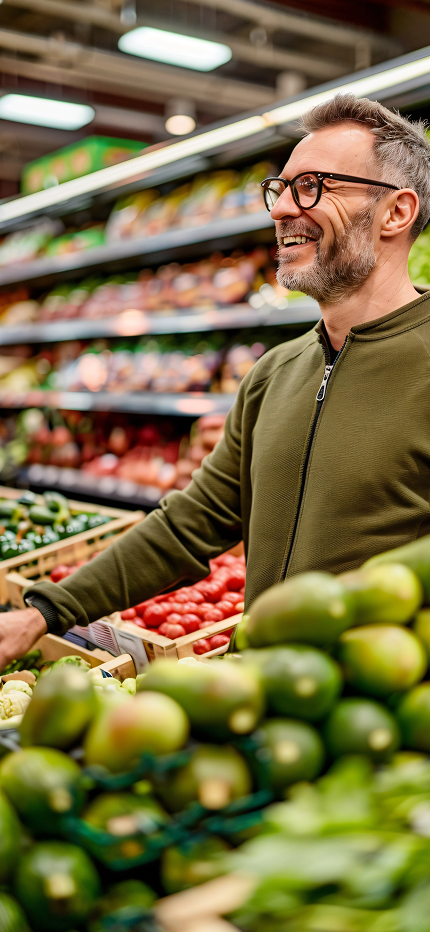
#> input picture goKarts/assets/Man.png, 430 x 932 px, given in place of the camera
$ python imgcontour.py
#> lines starting #> are read from the running program, lines starting #| are printed output that depends on the picture; after the words box and inside, x2 and y2 are one past the last pixel; in counts of white or black regions, pixels touching at a corner belong together
#> further down, frame is the input picture: shape (932, 430, 3); mean B, G, R 69.9, 111.4, 124
import cv2
import numpy as np

def get_salient_bbox(frame):
    # Convert to grayscale
    gray = cv2.cvtColor(frame, cv2.COLOR_BGR2GRAY)
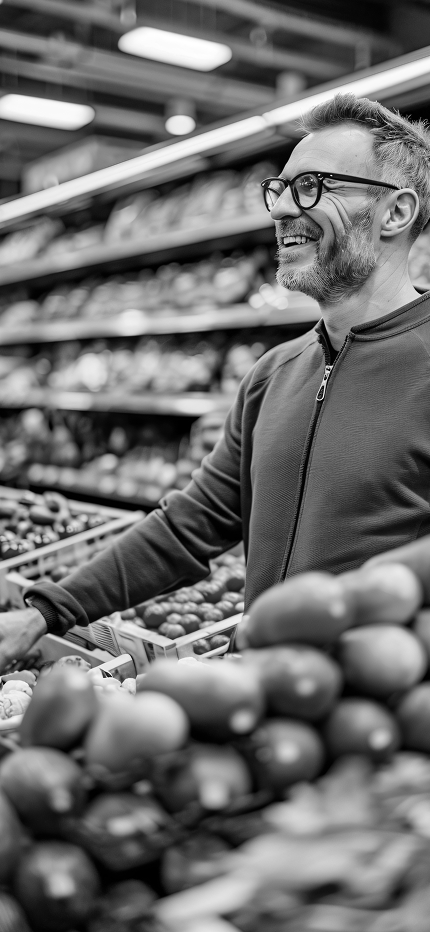
#> gray: shape (932, 430); min 0, max 255, mean 110.4

    # Initialize saliency detector
    saliency = cv2.saliency.StaticSaliencySpectralResidual_create()
    (success, saliencyMap) = saliency.computeSaliency(frame)
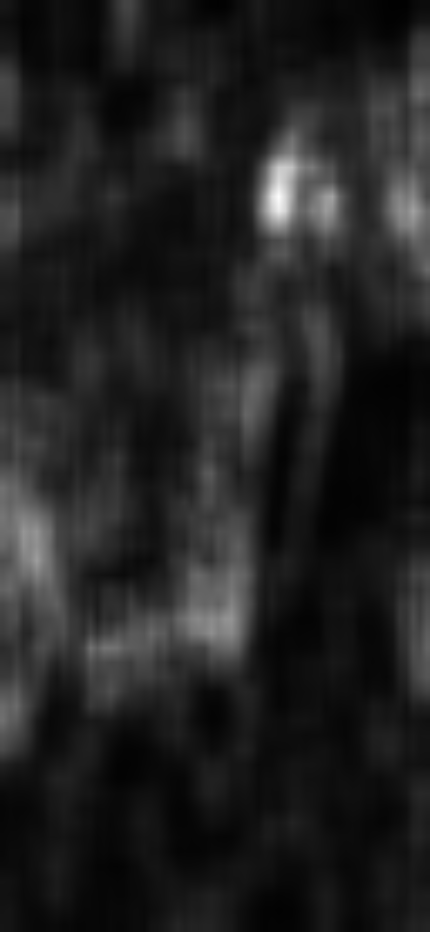
#> saliencyMap: shape (932, 430) float32; min 0.00686, max 0.993, mean 0.133
#> success = True

    # Convert saliency map to binary image
    threshMap = cv2.threshold((saliencyMap * 255).astype("uint8"), 0, 255, cv2.THRESH_BINARY | cv2.THRESH_OTSU)[1]
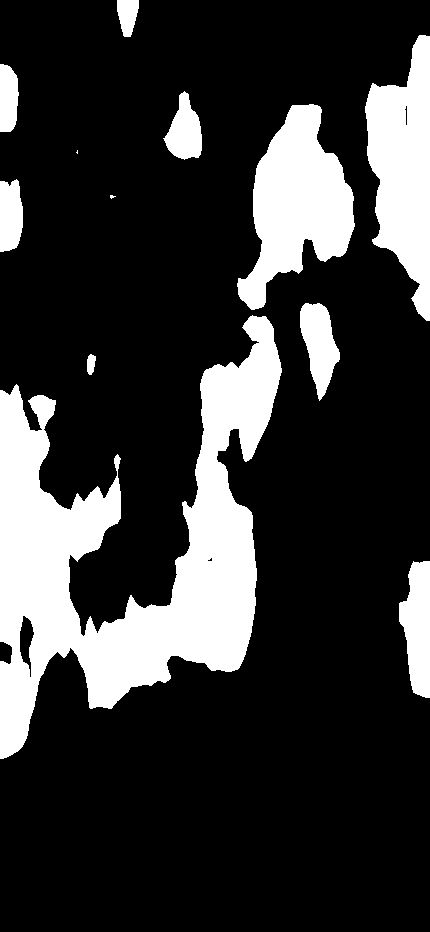
#> threshMap: shape (932, 430); 21.1% white; 12 white regions (2 under 20 px)

    # Find contours
    contours, _ = cv2.findContours(threshMap.copy(), cv2.RETR_EXTERNAL, cv2.CHAIN_APPROX_SIMPLE)
#> contours = 12 contours, 2 with area under 20; largest, box (x1, y1, x2, y2) and area: (0, 315, 282, 759) 48685, (237, 104, 355, 310) 12756, (365, 35, 430, 321) 11464, (399, 561, 430, 698) 2939, (300, 303, 340, 401) 2208

    if not contours:
        return frame

    # Find the largest contour
    largest_contour = max(contours, key=cv2.contourArea)
#> largest_contour = contour of 955 points, box (x1, y1, x2, y2) (0, 315, 282, 759), area 48685

    # Get bounding box
    x, y, w, h = cv2.boundingRect(largest_contour)
#> x = 0; y = 315; w = 282; h = 444

    # Draw bounding box
    output = frame.copy()
    cv2.rectangle(output, (x, y), (x + w, y + h), (0, 255, 0), 2)
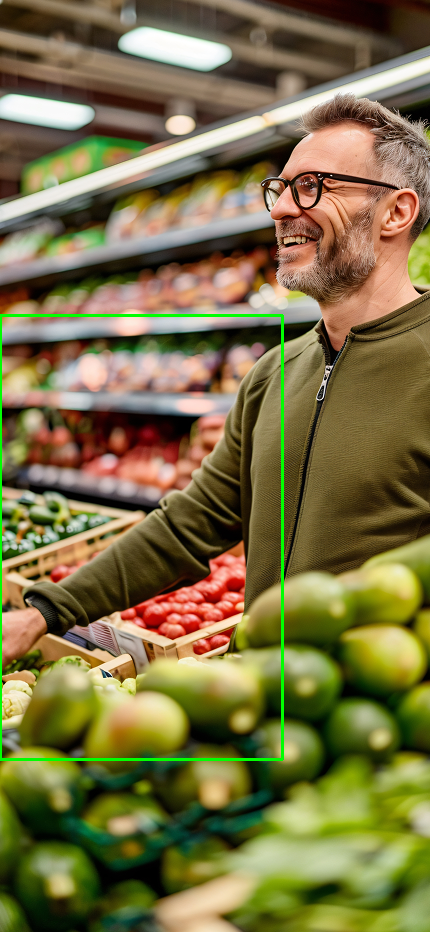
#> output: shape (932, 430, 3); 0.97% of pixels changed, all inside (x1, y1, x2, y2) = (0, 314, 284, 761)

    return output

# Live video test
cap = cv2.VideoCapture(0)

while True:
    ret, frame = cap.read()
    if not ret:
        break

    boxed_frame = get_salient_bbox(frame)
    cv2.imshow("Salient Object Bounding Box", boxed_frame)

    if cv2.waitKey(1) & 0xFF == ord('q'):
#> (key q is pressed here)
        break

cap.release()
cv2.destroyAllWindows()

$ run again, on goKarts/assets/veggies.png
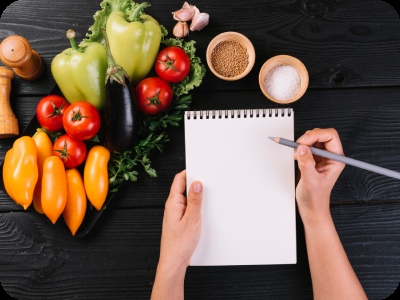
#> input picture goKarts/assets/veggies.png, 400 x 300 px, given in place of the camera
#> frame is the input picture: shape (300, 400, 3); mean B, G, R 73.4, 88.7, 110.1
#> success = True
#> in get_salient_bbox, `threshMap = cv2.threshold((saliencyMap * 255).astype("uint8"), 0, 255,..`:
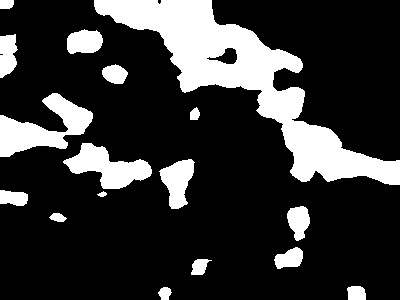
#> threshMap: shape (300, 400); 20.6% white; 17 white regions
#> contours = 17 contours; largest, box (x1, y1, x2, y2) and area: (94, 0, 400, 185) 14576, (0, 93, 93, 157) 2600, (63, 143, 152, 189) 1922, (159, 159, 195, 209) 1006, (67, 29, 103, 54) 668
#> largest_contour = contour of 388 points, box (x1, y1, x2, y2) (94, 0, 400, 185), area 14576
#> x = 94; y = 0; w = 306; h = 185
#> in get_salient_bbox, `cv2.rectangle(output, (x, y), (x + w, y + h), (0, 255, 0), 2)`:
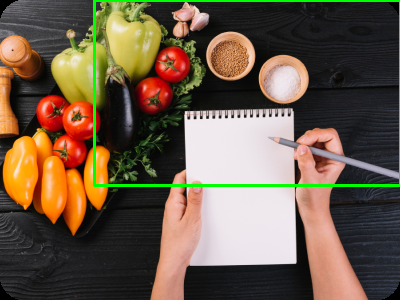
#> output: shape (300, 400, 3); 1.88% of pixels changed, all inside (x1, y1, x2, y2) = (93, 0, 400, 187)
